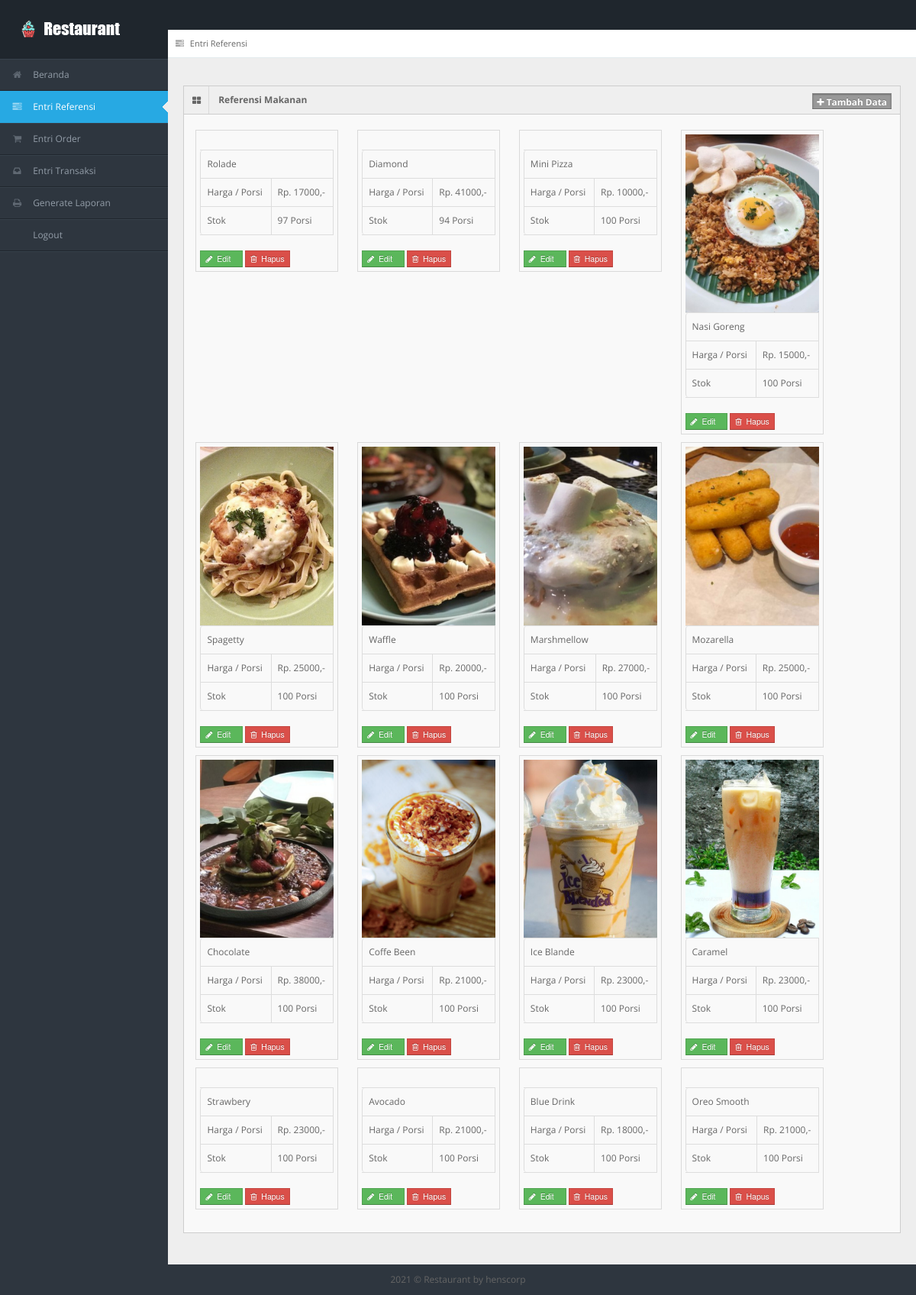
The page /entri_referensi.php (signed in) on the database its author committed.
### tables this page shows
CREATE TABLE `tb_user` (
  `id_user` int(11) NOT NULL,
  `username` varchar(150) NOT NULL,
  `password` varchar(150) NOT NULL,
  `nama_user` varchar(150) NOT NULL,
  `id_level` int(11) NOT NULL,
  `status` varchar(150) NOT NULL
);

CREATE TABLE `tb_masakan` (
  `id_masakan` int(11) NOT NULL,
  `nama_masakan` varchar(150) NOT NULL,
  `harga` varchar(150) NOT NULL,
  `stok` int(11) NOT NULL,
  `status_masakan` varchar(150) NOT NULL,
  `gambar_masakan` varchar(150) NOT NULL
);

### entri_referensi.php (the view, shortened to what this page needs)
<!DOCTYPE html>
<?php
include "connection/koneksi.php";
$id = $_SESSION['id_user'];
if (isset($_SESSION['username'])) {
    $query = "select * from tb_user natural join tb_level where id_user = $id";
    mysqli_query($conn, $query);
    $sql = mysqli_query($conn, $query);
    while ($r = mysqli_fetch_array($sql)) {
        ?>
<html lang="en">
<head>
<link rel="stylesheet" href="template/dashboard/css/bootstrap.min.css" />
<link rel="stylesheet" href="template/dashboard/css/bootstrap-responsive.min.css" />
<link rel="stylesheet" href="template/dashboard/css/fullcalendar.css" />
<link rel="stylesheet" href="template/dashboard/css/matrix-style.css" />
<link rel="stylesheet" href="template/dashboard/css/matrix-media.css" />
<link href="template/dashboard/font-awesome/css/font-awesome.css" rel="stylesheet" />
<link rel="stylesheet" href="template/dashboard/css/jquery.gritter.css" />
</head>
<body>
<div id="header">
  <h1><a href="entri_referensi.php">Entri Referensi</a></h1>
</div>
<div id="sidebar"><a href="entri_referensi.php" class="visible-phone"><i class="icon icon-tasks"></i> <span>Entri Referensi</span></a>
  <ul>
    <?php
if ($r['id_level'] == 1) {
            ?>
    <li><a href="beranda.php"><i class="icon icon-home"></i> <span>Beranda</span></a> </li>
    <li class="active"> <a href="entri_referensi.php"><i class="icon icon-tasks"></i> <span>Entri Referensi</span></a> </li>
    <li> <a href="entri_order.php"><i class="icon icon-shopping-cart"></i> <span>Entri Order</span></a> </li>
    <li> <a href="entri_transaksi.php"><i class="icon icon-inbox"></i> <span>Entri Transaksi</span></a> </li>
    <li> <a href="generate_laporan.php"><i class="icon icon-print"></i> <span>Generate Laporan</span></a> </li>
    <li> <a href="logout.php"><i class="icon icon-sign-out"></i> <span>Logout</span></a> </li>
  <?php
} else if ($r['id_level'] == 2) {
            ?>
    <li><a href="beranda.php"><i class="icon icon-home"></i> <span>Beranda</span></a> </li>
    <li> <a href="entri_order.php"><i class="icon icon-shopping-cart"></i> <span>Entri Order</span></a> </li>
    <li> <a href="generate_laporan.php"><i class="icon icon-print"></i> <span>Generate Laporan</span></a> </li>
    <li> <a href="logout.php"><i class="icon icon-sign-out"></i> <span>Logout</span></a> </li>
  <?php
} else if ($r['id_level'] == 3) {
            ?>
    <li><a href="beranda.php"><i class="icon icon-home"></i> <span>Beranda</span></a> </li>
    <li> <a href="entri_transaksi.php"><i class="icon icon-inbox"></i> <span>Entri Transaksi</span></a> </li>
    <li> <a href="generate_laporan.php"><i class="icon icon-print"></i> <span>Generate Laporan</span></a> </li>
    <li> <a href="logout.php"><i class="icon icon-sign-out"></i> <span>Logout</span></a> </li>
  <?php
} else if ($r['id_level'] == 4) {
            ?>
    <li><a href="beranda.php"><i class="icon icon-home"></i> <span>Beranda</span></a> </li>
    <li> <a href="generate_laporan.php"><i class="icon icon-print"></i> <span>Generate Laporan</span></a> </li>
    <li> <a href="logout.php"><i class="icon icon-sign-out"></i> <span>Logout</span></a> </li>
  <?php
} else if ($r['id_level'] == 5) {
            ?>
    <li><a href="beranda.php"><i class="icon icon-home"></i> <span>Beranda</span></a> </li>
    <li> <a href="entri_order.php"><i class="icon icon-shopping-cart"></i> <span>Entri Order</span></a> </li>
    <li> <a href="logout.php"><i class="icon icon-sign-out"></i> <span>Logout</span></a> </li>
  <?php
}
        ?>
  </ul>
</div>
<div id="content">
  <div id="content-header">
    <div id="breadcrumb"> <a href="entri_referensi.php" title="Go to here" class="tip-bottom"><i class="icon icon-tasks"></i> Entri Referensi</a></div>
  </div>
  <div class="container-fluid">
    <div class="row-fluid">
    <?php
if ($r['id_level'] == 1) {
            ?>
      <div class="widget-box">
        <div class="widget-title bg_lg"><span class="icon"><i class="icon-th-large"></i></span>
          <h5>Referensi Makanan</h5>
          <a href="tambah_menu.php" class="btn btn-info btn-mini label"><i class="icon-plus"></i>&nbsp;Tambah Data</a>
        </div>
        <div class="widget-content" >
          <ul class="thumbnails">
            <div class="btn-icon-pg">
              <ul>
                <?php
$query_data_makanan = "select * from tb_masakan order by id_masakan desc";
            $sql_data_makanan = mysqli_query($conn, $query_data_makanan);
            while ($r_dt_makanan = mysqli_fetch_array($sql_data_makanan)) {
                ?>
                    <li class="span2">
                      <a> <img src="gambar/<?php echo $r_dt_makanan['gambar_masakan'] ?>" alt="" > </a>
                      <table class="table table-bordered">
                        <tbody>
                          <tr>
                            <td><?php echo $r_dt_makanan['nama_masakan']; ?></td>
                          </tr>
                          <tr>
                            <td>Harga / Porsi</td>
                            <td>Rp. <?php echo $r_dt_makanan['harga']; ?>,-</td>
                          </tr>
                          <tr>
                            <td>Stok</td>
                            <td><?php echo $r_dt_makanan['stok']; ?> Porsi</td>
                          </tr>
                        </tbody>
                      </table>
                      <form action="" method="post">
                        <button type="submit" value="<?php echo $r_dt_makanan['id_masakan']; ?>" name="edit_menu" class="btn btn-success btn-mini"><i class='icon-pencil'></i>&nbsp;&nbsp;Edit &nbsp;&nbsp;</button>
                        <button type="submit" value="<?php echo $r_dt_makanan['id_masakan']; ?>" name="hapus_menu" class="btn btn-mini btn-danger"><i class='icon icon-trash'></i>&nbsp; Hapus</button>
                      </form>
                    </li>
                  <?php
}
            ?>
              </ul>
            </div>
          </ul>
        </div>
      </div>
      <?php
}
        ?>
    </div>
  </div>
</div>
<div class="row-fluid">
  <div id="footer" class="span12"> <?php echo date('Y'); ?> &copy; Restaurant <a href="#">by henscorp</a> </div>
</div>
</body>
</html>
<?php
}
} else {
    header('location: logout.php');
}
?>

### template/dashboard/css/matrix-style.css (style rules this page uses)
* { outline:none !important; -moz-outline: none !important; }
html, body { height:100% }
body { overflow-x: hidden; margin-top: -10px; font-family: 'Open Sans', sans-serif; font-size:12px; color:#666; }
a { color:#666; }
select, textarea, input[type="text"], input[type="password"], input[type="datetime"], input[type="datetime-local"], input[type="date"], input[type="month"], input[type="time"], input[type="week"], input[type="number"], input[type="email"], input[type="url"], input[type="search"], input[type="tel"], input[type="color"], .uneditable-input, .label, .dropdown-menu, .btn, .well, .progress, .table-bordered, .btn-group > .btn:first-child, .btn-group > .btn:last-child, .btn-group > .btn:last-child, .btn-group > .dropdown-toggle, .alert { border-radius:0px; }
.btn, textarea, input[type="text"], input[type="password"], input[type="datetime"], input[type="datetime-local"], input[type="date"], input[type="month"], input[type="time"], input[type="week"], input[type="number"], input[type="email"], input[type="url"], input[type="search"], input[type="tel"], input[type="color"], .uneditable-input { box-shadow:none; }
.progress, .progress-success .bar, .progress .bar-success, .progress-warning .bar, .progress .bar-warning, .progress-danger .bar, .progress .bar-danger, .progress-info .bar, .progress .bar-info, .btn, .btn-primary { background-image:none; }
#footer { padding:10px; text-align:center; }
.bg_lg { background:#28b779; }
#header { height: 77px; position: relative; width: 100%; z-index: -9; }
#header h1 { background: url("../img/logo.png") no-repeat scroll 0 0 transparent; height: 31px; left: 20px; line-height: 600px; overflow: hidden; position: relative; top: 26px; width: 191px; }
#header h1 a { display: block; }
#user-nav > ul > li > a > i, #sidebar li a i { opacity: .5; margin-top: 2px; }
#sidebar { display: block; float: left; position: relative; width: 220px; z-index: 16; }
#sidebar > ul { list-style: none; margin: 0px 0 0; padding: 0; position: absolute; width: 220px; }
#sidebar > ul > li { display: block; position: relative; }
#sidebar > ul > li > a { padding: 10px 0 10px 15px; display: block; color: #939da8; }
#sidebar > ul > li > a > i { margin-right: 10px; }
#sidebar > ul > li.active > a { background: url("../img/menu-active.png") no-repeat scroll right center transparent !important; text-decoration:none; }
#content { background: none repeat scroll 0 0 #eeeeee; margin-left: 220px; margin-right: 0; padding-bottom: 25px; position: relative; min-height:100%; width: auto; }
#content-header { position: abslute; width: 100%; margin-top: -38px; z-index: 20; }
.container-fluid .row-fluid:first-child { margin-top: 20px; }
#breadcrumb { background-color: #fff; border-bottom: 1px solid #e3ebed; }
#breadcrumb a { padding: 8px 20px 8px 10px; display: inline-block; background-image: url('../img/breadcrumb.png'); background-position: center right; background-repeat: no-repeat; font-size: 11px; color: #666666; }
#breadcrumb a:last-child { background-image:none; }
#breadcrumb a i { margin-right: 5px; opacity: .6; }
.stat-boxes .peity_bar_good, .stat-boxes .peity_line_good, { color: #459D1C; }
.widget-box { background: none repeat scroll 0 0 #F9F9F9; border-left: 1px solid #CDCDCD; border-top: 1px solid #CDCDCD; border-right: 1px solid #CDCDCD; clear: both; margin-top: 16px; margin-bottom: 16px; position: relative; }
.widget-title, .modal-header, .table th, div.dataTables_wrapper .ui-widget-header { background:#efefef; border-bottom: 1px solid #CDCDCD; height: 36px; }
.widget-title span.icon { padding: 9px 10px 7px 11px; float: left; border-right:1px solid #dadada; }
.widget-title h5 { color: #666; float: left; font-size: 12px; font-weight: bold; padding: 12px; line-height: 12px; margin: 0; }
.widget-title .label { padding: 3px 5px 2px; float: right; margin: 9px 11px 0 0; box-shadow: 0 1px 2px rgba(0,0,0,0.3) inset, 0 1px 0 #ffffff; }
.widget-content { padding:15px; border-bottom: 1px solid #cdcdcd; }
.thumbnails { margin-left: -2.12766% !important; }
.thumbnails [class*="span"] { margin-left: 2.12766% !important; position: relative; }
form { margin-bottom: 0; }
.btn-icon-pg ul { margin:0px; padding:0px; }
.btn-icon-pg ul li { margin:5px; padding:5px; list-style:none; display:inline-block; border:1px solid #dadada; min-width:187px; cursor:pointer }

### rows shown on the page
tb_masakan: nama_masakan "Rolade", harga "17000", stok "97", $r_dt_makanan['id_masakan'] 44 (drawn)
tb_masakan: nama_masakan "Diamond", harga "41000", stok "94", $r_dt_makanan['id_masakan'] 43 (drawn)
tb_masakan: nama_masakan "Mini Pizza", harga "10000", stok "100", $r_dt_makanan['id_masakan'] 42 (drawn)
tb_masakan: gambar_masakan (picture), nama_masakan "Nasi Goreng", harga "15000", stok "100", $r_dt_makanan['id_masakan'] 41 (drawn)
tb_masakan: gambar_masakan (picture), nama_masakan "Spagetty", harga "25000", stok "100", $r_dt_makanan['id_masakan'] 40 (drawn)
tb_masakan: gambar_masakan (picture), nama_masakan "Waffle", harga "20000", stok "100", $r_dt_makanan['id_masakan'] 39 (drawn)
tb_masakan: gambar_masakan (picture), nama_masakan "Marshmellow", harga "27000", stok "100", $r_dt_makanan['id_masakan'] 38 (drawn)
tb_masakan: gambar_masakan (picture), nama_masakan "Mozarella", harga "25000", stok "100", $r_dt_makanan['id_masakan'] 37 (drawn)
tb_masakan: gambar_masakan (picture), nama_masakan "Chocolate", harga "38000", stok "100", $r_dt_makanan['id_masakan'] 36 (drawn)
tb_masakan: gambar_masakan (picture), nama_masakan "Coffe Been", harga "21000", stok "100", $r_dt_makanan['id_masakan'] 35 (drawn)
tb_masakan: gambar_masakan (picture), nama_masakan "Ice Blande", harga "23000", stok "100", $r_dt_makanan['id_masakan'] 34 (drawn)
tb_masakan: gambar_masakan (picture), nama_masakan "Caramel", harga "23000", stok "100", $r_dt_makanan['id_masakan'] 33 (drawn)
tb_masakan: nama_masakan "Strawbery", harga "23000", stok "100", $r_dt_makanan['id_masakan'] 32 (drawn)
tb_masakan: nama_masakan "Avocado", harga "21000", stok "100", $r_dt_makanan['id_masakan'] 31 (drawn)
tb_masakan: nama_masakan "Blue Drink", harga "18000", stok "100", $r_dt_makanan['id_masakan'] 30 (drawn)
tb_masakan: nama_masakan "Oreo Smooth", harga "21000", stok "100", $r_dt_makanan['id_masakan'] 29 (drawn)
